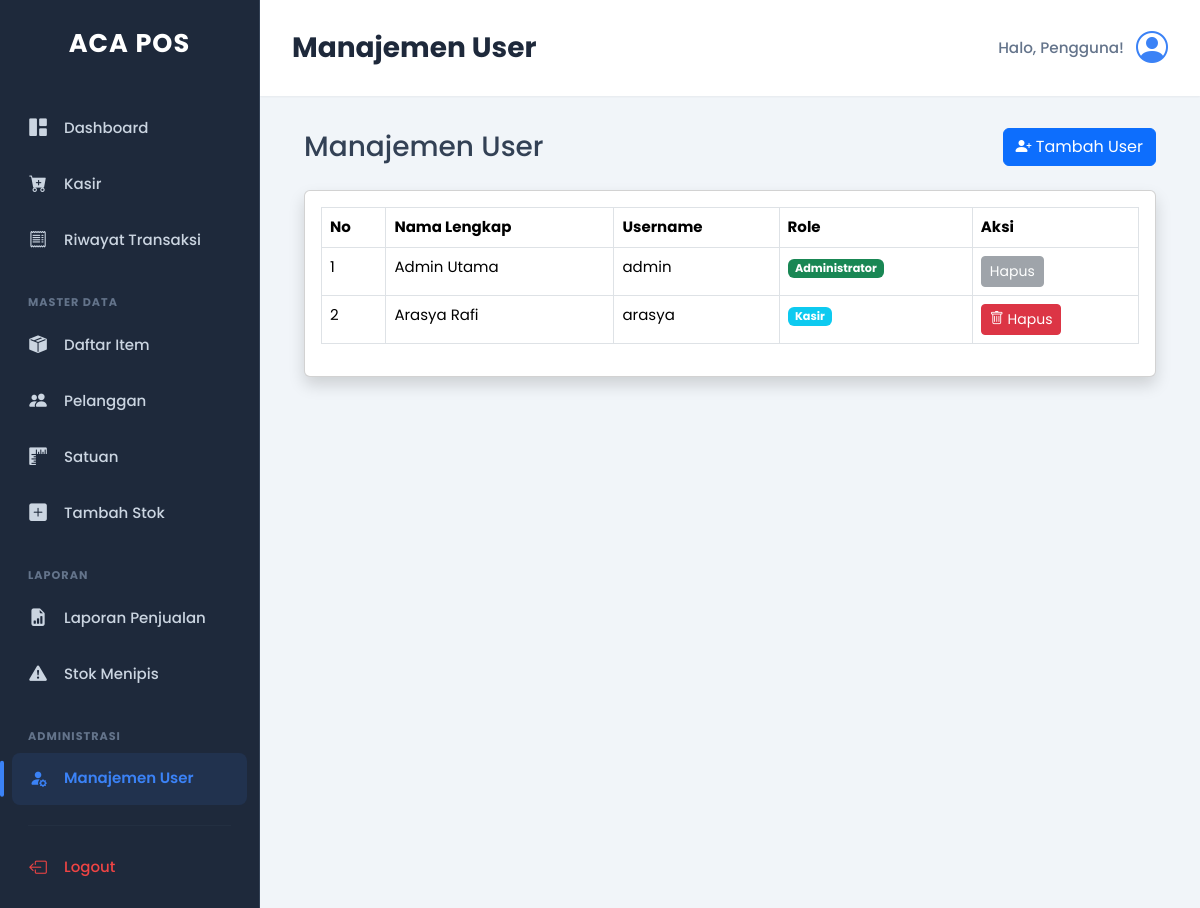
The page /admin/users.php (signed in) on the database its author committed.
### tables this page shows
CREATE TABLE `users` (
  `id_user` int(11) NOT NULL,
  `nama_lengkap` varchar(100) NOT NULL,
  `username` varchar(50) NOT NULL,
  `password` varchar(255) NOT NULL,
  `role` enum('administrator','kasir') NOT NULL
);

### admin/users.php (the view, shortened to what this page needs)
<?php
include __DIR__ . '/../template/header.php';
include __DIR__ . '/../template/sidebar.php';
?>
<div class="container-fluid">
    <div class="d-sm-flex align-items-center justify-content-between mb-4">
        <h1 class="h3 mb-0 text-gray-800">Manajemen User</h1>
        <button class="btn btn-primary" data-bs-toggle="modal" data-bs-target="#tambahUserModal">
            <i class="bi bi-person-plus-fill"></i> Tambah User
        </button>
    </div>
    <div class="card shadow mb-4">
        <div class="card-body">
            <div class="table-responsive">
                <table class="table table-bordered" id="dataTable" width="100%" cellspacing="0">
                    <thead>
                        <tr>
                            <th>No</th>
                            <th>Nama Lengkap</th>
                            <th>Username</th>
                            <th>Role</th>
                            <th>Aksi</th>
                        </tr>
                    </thead>
                    <tbody>
                        <?php
                        $query = mysqli_query($koneksi, "SELECT * FROM users ORDER BY nama_lengkap ASC");
                        $no = 1;
                        while ($data = mysqli_fetch_assoc($query)) {
                        ?>
                            <tr>
                                <td><?= $no++; ?></td>
                                <td><?= htmlspecialchars($data['nama_lengkap']); ?></td>
                                <td><?= htmlspecialchars($data['username']); ?></td>
                                <td><span class="badge bg-<?= $data['role'] == 'administrator' ? 'success' : 'info' ?>"><?= ucfirst($data['role']); ?></span></td>
                                <td>
                                    <?php if ($data['id_user'] != $_SESSION['id_user']):  ?>
                                        <a href="hapus_user.php?id=<?= $data['id_user']; ?>" class="btn btn-danger btn-sm" onclick="return confirm('Apakah Anda yakin ingin menghapus user ini?')">
                                            <i class="bi bi-trash"></i> Hapus
                                        </a>
                                    <?php else: ?>
                                        <button class="btn btn-secondary btn-sm" disabled>Hapus</button>
                                    <?php endif; ?>
                                </td>
                            </tr>
                        <?php } ?>
                    </tbody>
                </table>
            </div>
        </div>
    </div>
</div>
<?php
include __DIR__ . '/../template/footer.php';
?>

### assets/css/style.css (style rules this page uses)
:root { --primary-color: #3b82f6; --primary-color-light: rgba(59, 130, 246, 0.1); --sidebar-bg: #1e293b; --sidebar-text: #cbd5e1; --sidebar-text-hover: #ffffff; --sidebar-link-active-text: var(--primary-color); --sidebar-link-active-bg: var(--primary-color-light); --sidebar-separator: #334155; --main-bg: #f1f5f9; --content-bg: #ffffff; --text-color: #334155; --text-muted: #64748b; --border-color: #e2e8f0; --danger-color: #ef4444; --danger-hover-bg: rgba(239, 68, 68, 0.1); --font-family: 'Poppins', -apple-system, BlinkMacSystemFont, "Segoe UI", Roboto, "Helvetica Neue", Arial, sans-serif; --shadow-sm: 0 1px 2px 0 rgb(0 0 0 / 0.05); --shadow-md: 0 4px 6px -1px rgb(0 0 0 / 0.1), 0 2px 4px -2px rgb(0 0 0 / 0.1); }
body { background-color: var(--main-bg); color: var(--text-color); font-family: var(--font-family); font-size: 15px; }

### rows shown on the page
users: nama_lengkap "Admin Utama", username "admin", role "Administrator", shows "Hapus"
users: nama_lengkap "Arasya Rafi", username "arasya", role "Kasir"

### other values the page prints
$title "Manajemen User"
$nama_user "Pengguna"
